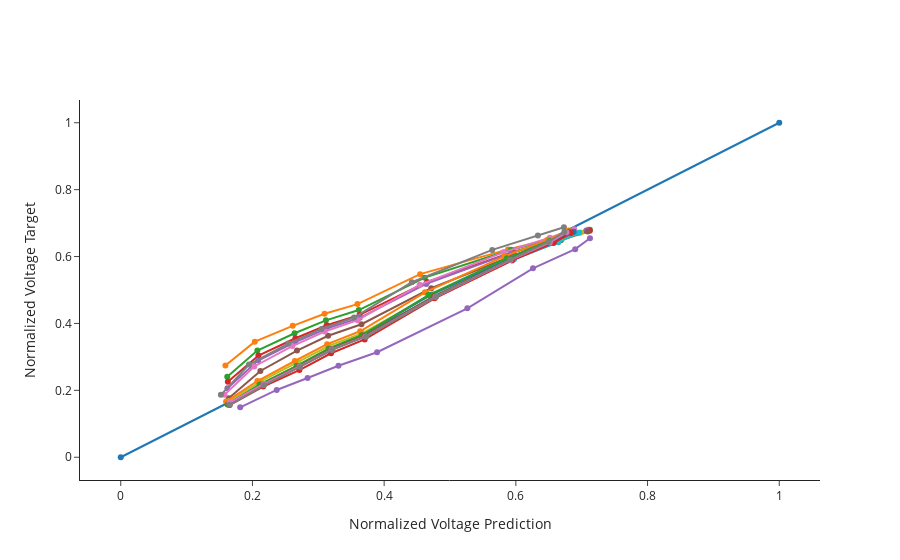

Source (notebook cell):
### Code cell
fig = go.Figure()
fig.add_trace(go.Scatter(x=[0, 1], y=[0, 1], showlegend=False, mode="markers+lines"))
for i in range(0, len(datasets["X_train"]), batch_size * skip):
    df_pred = pd.DataFrame(model.predict(datasets["X_train"][i : i + batch_size], verbose=0)[:, :, 2])
    df_train = pd.DataFrame(datasets["y_train"][i : i + batch_size][:, :, 2])
    fig.add_trace(
        go.Scatter(
            x=df_pred.values[0],
            y=df_train.values[0],
            showlegend=False,
            mode="markers+lines",
        )
    )

fig.update_yaxes(title="Normalized Voltage Target")
fig.update_xaxes(title="Normalized Voltage Prediction")
fig.update_layout(template="simple_white")
fig.update_layout(height=500)

### Figure 1 — Plotly figure (JSON) as saved in the notebook; plotly's stock layout.template omitted (floating-point values rounded to 4 significant figures)
{"data": [{"mode": "markers+lines", "showlegend": false, "type": "scatter", "x": [0, 1], "y": [0, 1]}, {"mode": "markers+lines", "showlegend": false, "type": "scatter", "x": [0.7096, 0.6628, 0.5881, 0.4546, 0.3595, 0.3095, 0.2611, 0.2036, 0.1589], "y": [0.6801, 0.657, 0.6214, 0.5474, 0.4579, 0.4289, 0.3929, 0.3455, 0.2741]}, {"mode": "markers+lines", "showlegend": false, "type": "scatter", "x": [0.7124, 0.6662, 0.5925, 0.4617, 0.3615, 0.3116, 0.264, 0.2074, 0.1617], "y": [0.6799, 0.6574, 0.6202, 0.5369, 0.4401, 0.4093, 0.3706, 0.3188, 0.2407]}, {"mode": "markers+lines", "showlegend": false, "type": "scatter", "x": [0.7123, 0.6675, 0.5945, 0.4653, 0.3628, 0.3128, 0.2653, 0.2091, 0.1626], "y": [0.6773, 0.6533, 0.613, 0.5243, 0.4257, 0.3946, 0.3557, 0.3039, 0.2254]}, {"mode": "markers+lines", "showlegend": false, "type": "scatter", "x": [0.707, 0.6647, 0.5926, 0.4639, 0.3629, 0.3128, 0.265, 0.2086, 0.162], "y": [0.6777, 0.6529, 0.6109, 0.5183, 0.4168, 0.3848, 0.344, 0.2891, 0.2062]}, {"mode": "markers+lines", "showlegend": false, "type": "scatter", "x": [0.7091, 0.6684, 0.5974, 0.4715, 0.3656, 0.315, 0.2676, 0.212, 0.164], "y": [0.6746, 0.6486, 0.6038, 0.5053, 0.3977, 0.3632, 0.3188, 0.2579, 0.1762]}, {"mode": "markers+lines", "showlegend": false, "type": "scatter", "x": [0.6887, 0.6516, 0.581, 0.454, 0.3598, 0.3098, 0.2605, 0.2027, 0.1575], "y": [0.6817, 0.6564, 0.6125, 0.5154, 0.4099, 0.376, 0.3324, 0.2714, 0.187]}, {"mode": "markers+lines", "showlegend": false, "type": "scatter", "x": [0.673, 0.6334, 0.5641, 0.4421, 0.3542, 0.3048, 0.2543, 0.1947, 0.1521], "y": [0.6877, 0.6631, 0.6198, 0.5231, 0.4178, 0.3837, 0.3397, 0.277, 0.1866]}, {"mode": "markers+lines", "showlegend": false, "type": "scatter", "x": [0.699, 0.6643, 0.596, 0.4731, 0.3672, 0.3164, 0.2688, 0.2134, 0.1644], "y": [0.6721, 0.6438, 0.5943, 0.4872, 0.3711, 0.3333, 0.2842, 0.2276, 0.1679]}, {"mode": "markers+lines", "showlegend": false, "type": "scatter", "x": [0.6961, 0.6644, 0.5972, 0.476, 0.3686, 0.3176, 0.27, 0.2147, 0.1648], "y": [0.6714, 0.6426, 0.5916, 0.4814, 0.3608, 0.3205, 0.2695, 0.2166, 0.1572]}, {"mode": "markers+lines", "showlegend": false, "type": "scatter", "x": [0.6879, 0.658, 0.5915, 0.4697, 0.3671, 0.3165, 0.2683, 0.2125, 0.1633], "y": [0.6738, 0.6452, 0.5946, 0.4847, 0.365, 0.3247, 0.2735, 0.2182, 0.1591]}, {"mode": "markers+lines", "showlegend": false, "type": "scatter", "x": [0.6802, 0.648, 0.5824, 0.462, 0.3635, 0.3134, 0.2643, 0.2075, 0.1599], "y": [0.678, 0.65, 0.6004, 0.493, 0.3766, 0.3381, 0.2878, 0.2279, 0.1664]}, {"mode": "markers+lines", "showlegend": false, "type": "scatter", "x": [0.6814, 0.651, 0.5864, 0.4673, 0.366, 0.3157, 0.267, 0.211, 0.1621], "y": [0.6752, 0.6464, 0.5951, 0.485, 0.3648, 0.3243, 0.2728, 0.2171, 0.1581]}, {"mode": "markers+lines", "showlegend": false, "type": "scatter", "x": [0.6839, 0.6574, 0.5942, 0.4767, 0.3704, 0.3193, 0.2713, 0.2164, 0.1653], "y": [0.6707, 0.6408, 0.5879, 0.4753, 0.3523, 0.3108, 0.2606, 0.2115, 0.156]}, {"mode": "markers+lines", "showlegend": false, "type": "scatter", "x": [0.7126, 0.6901, 0.626, 0.5264, 0.3892, 0.3306, 0.2837, 0.2368, 0.1814], "y": [0.6548, 0.6221, 0.5647, 0.4451, 0.3138, 0.2734, 0.2369, 0.2012, 0.1493]}, {"mode": "markers+lines", "showlegend": false, "type": "scatter", "x": [0.6777, 0.652, 0.591, 0.4762, 0.3703, 0.3194, 0.271, 0.2159, 0.1645], "y": [0.6735, 0.6441, 0.5917, 0.4819, 0.3633, 0.3234, 0.2728, 0.2179, 0.1607]}, {"mode": "markers+lines", "showlegend": false, "type": "scatter", "x": [0.6767, 0.6516, 0.5916, 0.4782, 0.3719, 0.3202, 0.2719, 0.2171, 0.1653], "y": [0.6725, 0.6427, 0.5897, 0.4796, 0.3613, 0.3218, 0.2719, 0.2187, 0.1634]}, {"mode": "markers+lines", "showlegend": false, "type": "scatter", "x": [0.6736, 0.6496, 0.5909, 0.4791, 0.3728, 0.3206, 0.2722, 0.2175, 0.1654], "y": [0.6734, 0.6437, 0.5905, 0.4803, 0.3613, 0.321, 0.2701, 0.215, 0.1569]}], "layout": {"autosize": true, "xaxis": {"autorange": true, "range": [-0.06251, 1.063], "title": {"text": "Normalized Voltage Prediction"}, "type": "linear"}, "yaxis": {"autorange": true, "range": [-0.07041, 1.07], "title": {"text": "Normalized Voltage Target"}, "type": "linear"}}}
